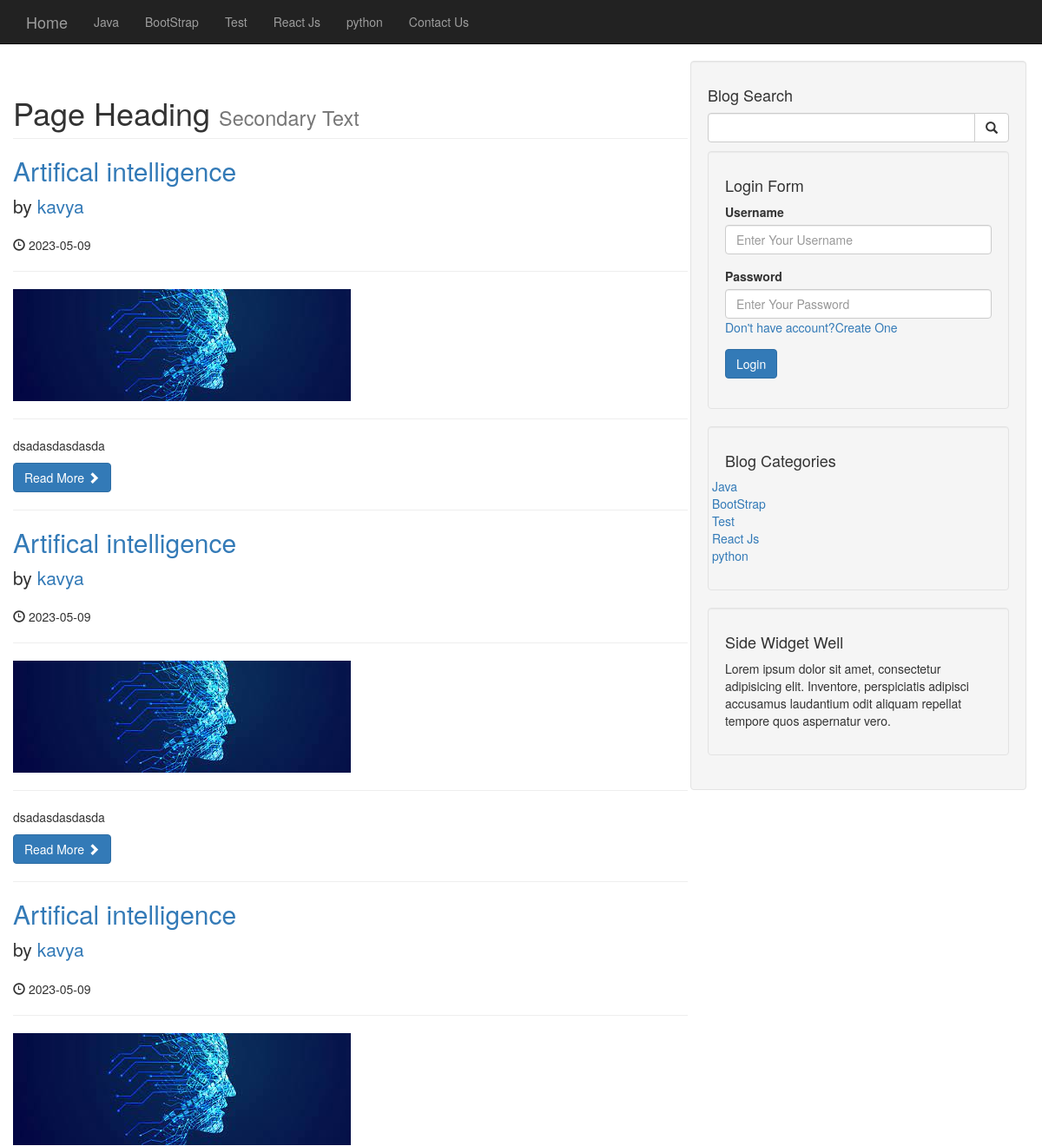
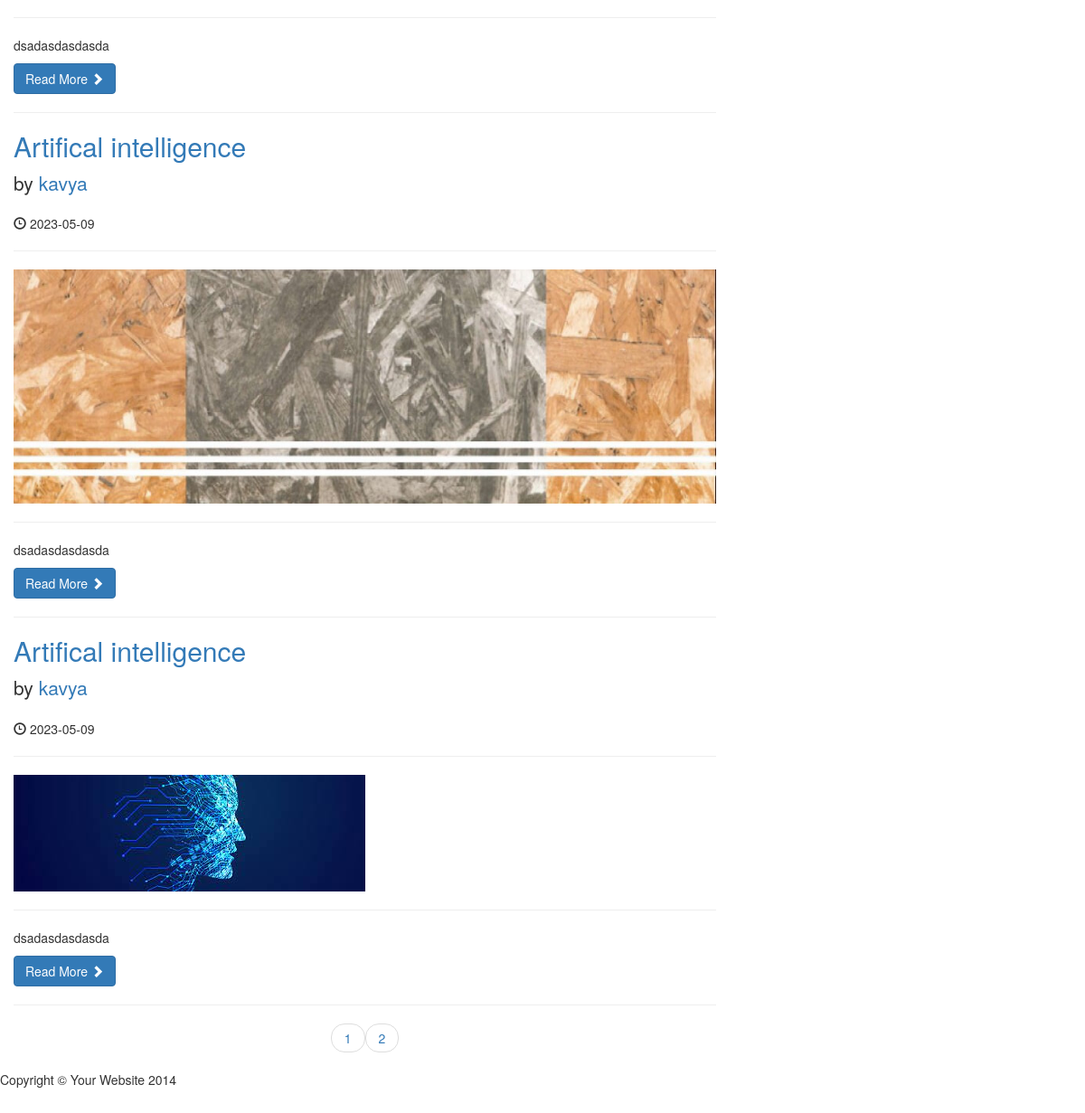
The page / on the database its author committed (2 pictures, top to bottom).
### tables this page shows
CREATE TABLE `categories` (
  `cat_id` int(3) NOT NULL,
  `cat_title` varchar(255) NOT NULL
);

CREATE TABLE `posts` (
  `post_id` int(3) NOT NULL,
  `post_category_id` int(3) NOT NULL,
  `post_title` varchar(255) NOT NULL,
  `post_author` varchar(255) NOT NULL,
  `post_date` date NOT NULL,
  `post_image` text NOT NULL,
  `post_content` text NOT NULL,
  `post_tags` varchar(255) NOT NULL,
  `post_comment_count` varchar(255) NOT NULL DEFAULT '0',
  `post_view_count` int(11) NOT NULL,
  `post_status` varchar(255) NOT NULL DEFAULT 'draft'
);

### index.php (the view, shortened to what this page needs)
<?php
include 'includes/header.php';
?>
<?php
include 'includes/nav.php';
?>
<div class="container">
    <div class="row">
        <div class="col-md-8">
            <h1 class="page-header">
                Page Heading
                <small>Secondary Text</small>
            </h1>
            <?php
                if (isset($_GET['page'])) {
                    $page = $_GET['page'];
                }
                else {
                    $page = "";
                }
                if ($page == "" || $page == 1) {
                    $page_1 = 0;
                }
                else{
                    $page_1 = ($page * 5)-5;
                }
            $pagination_query = "SELECT * FROM posts WHERE post_status = 'Publish'";
            $find_count = mysqli_query($connection,$pagination_query);
            $count = mysqli_num_rows($find_count);
            $count = ceil($count / 5);
            $query = "SELECT * FROM posts WHERE post_status = 'Publish' LIMIT $page_1,5";
            $select_all_posts_query = mysqli_query($connection, $query);
            while ($row = mysqli_fetch_assoc($select_all_posts_query)) {
                $post_id =  $row['post_id'];
                $post_title =  $row['post_title'];
                $post_author =  $row['post_author'];
                $post_date =  $row['post_date'];
                $post_image =  $row['post_image'];
                $post_content =  substr($row['post_content'],0,100);
            ?>
                <h2>
                    <a href="post.php?p_id= <?php echo $post_id; ?>"><?php echo "{$post_title}" ?></a>
                </h2>
                <p class="lead">
                    by <a href="index.php"><?php echo "{$post_author}" ?></a>
                </p>
                <p><span class="glyphicon glyphicon-time"></span> <?php echo "{$post_date}" ?></p>
                <hr>
                <img class="img-responsive" src="images/<?php echo $post_image;?>" alt="">
                <hr>
                <p><?php echo "{$post_content}" ?></p>
                <a class="btn btn-primary" href="post.php?p_id= <?php echo $post_id; ?>">Read More <span class="glyphicon glyphicon-chevron-right"></span></a>
                <hr>
            <?php } ?>
        <ul class="pager">
        <?php
        for ($i=1; $i <= $count; $i++) {
            echo"<li><a href='index.php?page={$i}'>$i</a></li>";
        }
        ?>
        </ul>
        </div>
        <?php
        include "includes/sidebar.php";
        ?>
    </div>
    <?php
    include 'includes/footer.php';
    ?>

### includes/header.php (shortened to what this page needs)
<!DOCTYPE html>
<html lang="en">
<head>
    <link href="css/bootstrap.min.css" rel="stylesheet">
    <link href="css/blog-home.css" rel="stylesheet">
    <link href="css/loader.css" rel="stylesheet" type="text/css"></link>
</head>
<body>

### includes/nav.php (shortened to what this page needs)
<nav class="navbar navbar-inverse navbar-fixed-top" role="navigation">
        <div class="container">
            <div class="navbar-header">
                <a class="navbar-brand" href="./index.php">Home</a>
            </div>
            <div class="collapse navbar-collapse" id="bs-example-navbar-collapse-1">
                <ul class="nav navbar-nav">
                    <?php
                    $query = "SELECT * FROM categories";
                    $select_all_categories_query = mysqli_query($connection,$query);
                    while ($row = mysqli_fetch_assoc($select_all_categories_query)) {
                        $cat_id =  $row['cat_id'];
                        $cat_title =  $row['cat_title'];
                       echo "<li><a href='category.php?category=$cat_id'>{$cat_title}</a></li>";
                    }
                    ?>
                    <li>
                        <a href="contact.php">Contact Us</a>
                    </li>
                </ul>
            </div>
        </div>
    </nav>

### includes/sidebar.php
<div class="col-md-4">
    <div class="well">
        <h4>Blog Search</h4>
        <form action="search.php" method="post">
            <div class="input-group">
                <input name="search" type="text" class="form-control">
                <span class="input-group-btn">
                    <button name="submit" class="btn btn-default" type="submit">
                        <span class="glyphicon glyphicon-search"></span>
                    </button>
                </span>
            </div>
        </form>
        <div class="well" style ="margin-top:10px">
        <h4>Login Form</h4>
        <form action="includes/login.php" method="post">
            <div class="form-group">
                <label for="username">Username</label>
                <input name="username" type="text" class="form-control" placeholder="Enter Your Username">
            </div>
            <div class=" form-group">
                <label for="pswrd">Password</label>
                <input name="pswrd" type="password" class="form-control" placeholder="Enter Your Password">
                <span><a href="./registration.php">Don't have account?Create One</a></span><br>
                <span class="form-group-btn">
                    <button class="btn btn-primary" name = "login" value="Login" type="submit" style="margin-top: 15px;">Login</button>
                </span>
            </div>
        </form>
    </div>
    <div class="well">
        <h4>Blog Categories</h4>
        <div class="row">
            <div class="col-lg-6">
                <ul class="list-unstyled">
                <?php
                    $query = "SELECT * FROM categories";
                    $select_all_categories_query = mysqli_query($connection,$query);
                    while ($row = mysqli_fetch_assoc($select_all_categories_query)) {
                        $cat_id =  $row['cat_id'];
                        $cat_title =  $row['cat_title'];
                       echo "<li><a href='category.php?category=$cat_id'>{$cat_title}</a></li>";
                    }
                    ?>
            </div>
        </div>
    </div>
    <div class="well">
        <h4>Side Widget Well</h4>
        <p>Lorem ipsum dolor sit amet, consectetur adipisicing elit. Inventore, perspiciatis adipisci accusamus laudantium odit aliquam repellat tempore quos aspernatur vero.</p>
    </div>
</div>

### includes/footer.php (shortened to what this page needs)
<footer>
            <div class="row">
                <div class="col-lg-12">
                    <p>Copyright &copy; Your Website 2014</p>
                </div>
            </div>
        </footer>
    </div>
</body>
</html>

### css/blog-home.css (style rules this page uses)
body { padding-top: 70px; }
footer { margin: 50px 0; }

### rows shown on the page
categories: cat_title "Java"
categories: cat_title "BootStrap"
categories: cat_title "Test"
categories: cat_title "React Js"
categories: cat_title "python"
posts: post_title "Artifical intelligence", post_author "kavya", post_date "2023-05-09", post_image (picture), post_content "dsadasdasdasda"
posts: post_title "Artifical intelligence", post_author "kavya", post_date "2023-05-09", post_image (picture), post_content "dsadasdasdasda"
posts: post_title "Artifical intelligence", post_author "kavya", post_date "2023-05-09", post_image (picture), post_content "dsadasdasdasda"
posts: post_title "Artifical intelligence", post_author "kavya", post_date "2023-05-09", post_image (picture), post_content "dsadasdasdasda"
posts: post_title "Artifical intelligence", post_author "kavya", post_date "2023-05-09", post_image (picture), post_content "dsadasdasdasda"
